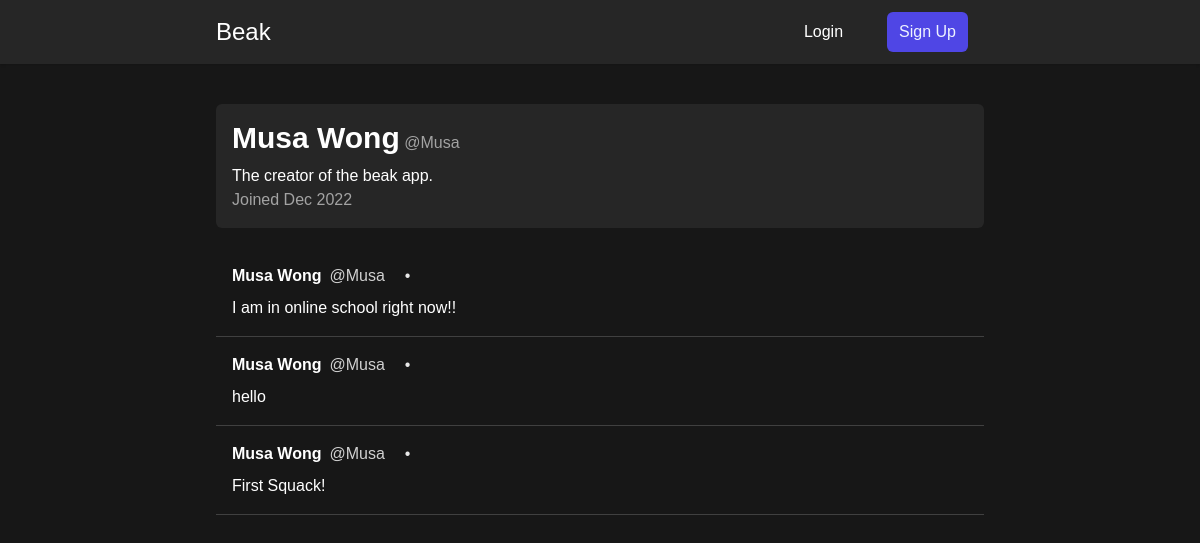
/Musa/profile/, run on the app's committed database.
### users/models.py (models this page shows)
class Profile(models.Model):
    user = models.OneToOneField(User, on_delete=models.CASCADE)
    bio = models.CharField(max_length=100, blank=True)
    date_created = models.DateTimeField(default=timezone.now)

### chirps/models.py (models this page shows)
class Chirp(models.Model):
    id = ShortUUIDField(primary_key=True)
    content = models.TextField(max_length=280)
    date_chirped = models.DateTimeField(default=timezone.now)
    author = models.ForeignKey(User, on_delete=models.CASCADE)

### users/views.py (the view)
# urls.py: path("<str:username>/profile/", views.profile, name="profile"),
def profile(request, username):
    profile_user = User.objects.get(username=username)
    profile_chirps = Chirp.objects.all().filter(
        author=profile_user).order_by('date_chirped').reverse()
    profile_profile = profile_user.profile
    return render(request, "users/profile.html", context={"profile_user": profile_user, "profile_chirps": profile_chirps, "profile": profile_profile, "title": f"{profile_user.get_full_name()}'s Profile"})

### users/templates/users/profile.html (shortened to what this page needs)
{% extends 'ui/base.html' %}
{% block content %}
<div class="bg-neutral-200 dark:bg-neutral-800 p-4 rounded-md mb-5">
    <div class="flex justify-between">
        <div class="mb-2">
            <h1 class="inline text-3xl font-bold">{{ profile_user.get_full_name }}</h1>
            <p class="inline text-neutral-700 dark:text-neutral-400">@{{ profile_user.username }}</p>
        </div>
    </div>
    <p>{{ profile.bio }}</p>
    <p class="text-neutral-600 dark:text-neutral-400">Joined {{ profile.date_created|date:'M Y' }}</p>
</div>
{% if profile_chirps %}
<div>
    {% for chirp in profile_chirps %}
    {% include 'chirps/chirp_component.html' %}
    <hr />
    {% endfor %}
</div>
{% else %}
<h1 class="text-2xl p-5">No chirps available by this user</h1>
{% endif %}
{% endblock content %}

### chirps/templates/chirps/chirp_component.html (shortened to what this page needs)
<article
onclick="window.location.href = '{% url 'view-chirp' username=chirp.author id=chirp.id %}';"
  class="p-4 cursor-pointer {% if chirp.author == user %}bg-neutral-200 dark:bg-zinc-800 dark:bg-opacity-20{% endif %} hover:bg-neutral-200 dark:hover:bg-neutral-800 hover:bg-opacity-30 dark:hover:bg-opacity-30 transition-colors"
  x-data="{ date: dayjs('{{ chirp.date_chirped|date:'c' }}').fromNow() }" @click="console.log('hello world')">
  <div class="flex items-center gap-5 mb-2">
    <div class="flex gap-2">
      <a href="{% url 'profile' chirp.author %}" class="font-bold hover:underline">{{ chirp.author.get_full_name }}</a>
      <p class="opacity-80">@{{ chirp.author.username }}</p>
    </div>
    <p class="opacity-90">&#x2022;</p>
  </div>
  <h1>{{ chirp.content }}</h1>
</article>

### data on the page
Profile: bio "The creator of the beak app.", date_created "Dec 2022"
Chirp: author.get_full_name "Musa Wong", author.username "Musa", content "I am in online school right now!!"
Chirp: author.get_full_name "Musa Wong", author.username "Musa", content "hello"
Chirp: author.get_full_name "Musa Wong", author.username "Musa", content "First Squack!"

### other printed values
{{ profile_user.get_full_name }} "Musa Wong"
{{ profile_user.username }} "Musa"
